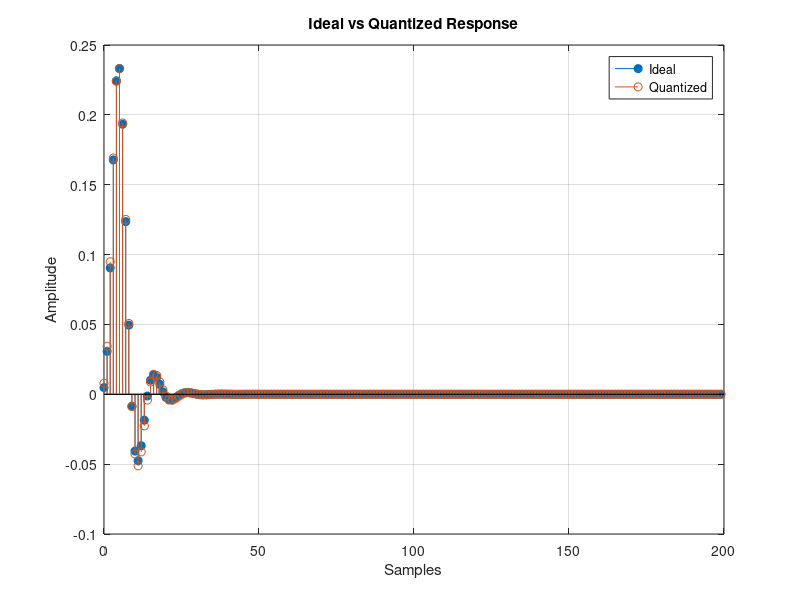
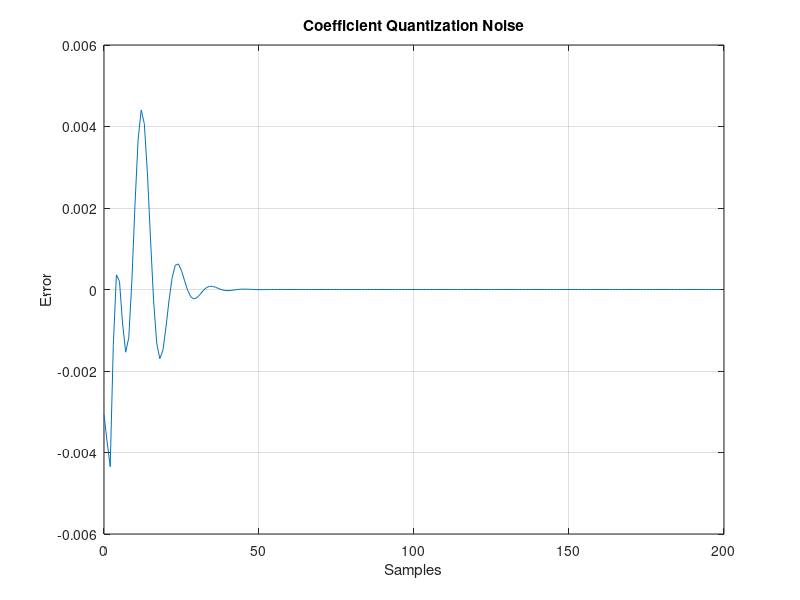
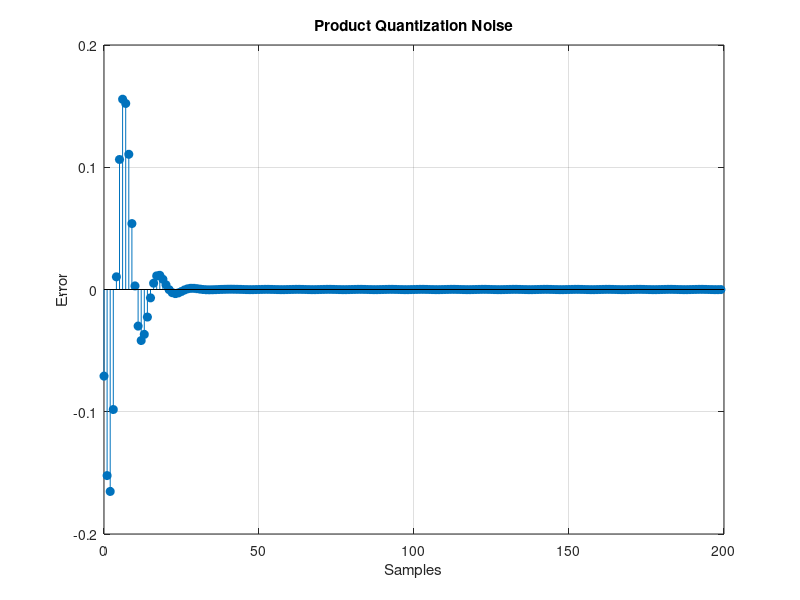
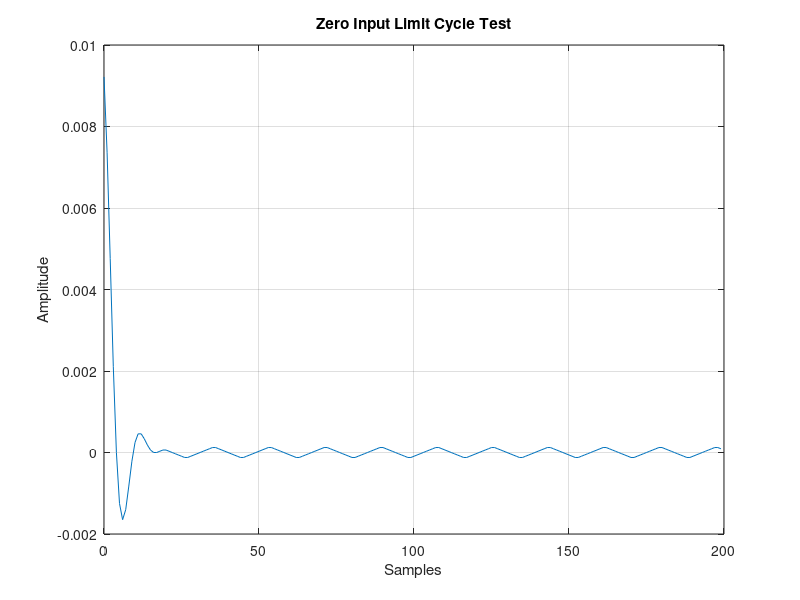

Recreate these plots in MATLAB, in order.
clc;
clear;
close all;

% INPUT PARAMETERS
b = [0.0048 0.0193 0.0289 0.0193 0.0048];
a = [1 -2.3695 2.3140 -1.0547 0.1874];

Bc = 8;
Bp = 16;
N = 200;

x = [1 zeros(1,N-1)];

% COEFFICIENT QUANTIZATION
S = 2^(Bc-1)-1;

bq = round(b*S)/S;
aq = round(a*S)/S;

% IDEAL AND QUANTIZED OUTPUTS
y_ideal = filter(b,a,x);
y_coeff = filter(bq,aq,x);

e_coeff = y_ideal-y_coeff;

MaxCoeffError = max(abs(e_coeff));
SQNR_coeff = 10*log10(sum(y_ideal.^2)/ ...
    max(sum(e_coeff.^2),eps));

% PRODUCT QUANTIZATION
Sp = 2^(Bp-1)-1;

y_prod = zeros(1,N);
v = zeros(1,4);

for n = 1:N
    p = bq*x(n);
    fb = -aq(2:5).*v;
    p = round([p fb]*Sp)/Sp;
    y_prod(n) = sum(p);
    v = [y_prod(n) v(1:3)];
end

e_prod = y_coeff-y_prod;

MaxProdError = max(abs(e_prod));
SQNR_prod = 10*log10(sum(y_coeff.^2)/ ...
    max(sum(e_prod.^2),eps));

% ZERO INPUT LIMIT CYCLE TEST
state = [0.01 0.01 0.01 0.01];
y_zero = zeros(1,N);

for n = 1:N
    acc = -aq(2:5)*state.';
    y_zero(n) = round(acc*Sp)/Sp;
    state = [y_zero(n) state(1:3)];
end

LimitAmplitude = max(abs(y_zero));
LimitSamples = find(abs(y_zero)>1e-12);

% OVERFLOW AND SATURATION TEST
xo = 1.2*ones(1,N);

y_over = filter(bq,aq,xo);
y_sat = min(max(y_over,-1),1);

OverflowCount = sum(abs(y_over)>1);
MaxOverflow = max(abs(y_over));

% DISPLAY RESULTS
fprintf('\nQUANTIZATION RESULTS\n');
fprintf('Coefficient error = %.6e\n',MaxCoeffError);
fprintf('Coefficient SQNR = %.2f dB\n',SQNR_coeff);
fprintf('Product error = %.6e\n',MaxProdError);
fprintf('Product SQNR = %.2f dB\n',SQNR_prod);
fprintf('Zero input amplitude = %.6e\n',LimitAmplitude);
fprintf('Limit cycle samples = %d\n',length(LimitSamples));
fprintf('Overflow samples = %d\n',OverflowCount);
fprintf('Maximum overflow = %.6e\n',MaxOverflow);

% DISPLAY COEFFICIENTS
disp('Original numerator coefficients:');
disp(b);

disp('Quantized numerator coefficients:');
disp(bq);

disp('Original denominator coefficients:');
disp(a);

disp('Quantized denominator coefficients:');
disp(aq);

% PLOT 1: IDEAL AND QUANTIZED RESPONSE
figure;
stem(0:N-1,y_ideal,'filled');
hold on;
stem(0:N-1,y_coeff);
grid on;
xlabel('Samples');
ylabel('Amplitude');
title('Ideal vs Quantized Response');
legend('Ideal','Quantized');

% PLOT 2: COEFFICIENT QUANTIZATION ERROR
figure;
plot(0:N-1,e_coeff);
grid on;
xlabel('Samples');
ylabel('Error');
title('Coefficient Quantization Noise');

% PLOT 3: PRODUCT QUANTIZATION ERROR
figure;
stem(0:N-1,e_prod,'filled');
grid on;
xlabel('Samples');
ylabel('Error');
title('Product Quantization Noise');

% PLOT 4: ZERO INPUT TEST
figure;
plot(0:N-1,y_zero);
grid on;
xlabel('Samples');
ylabel('Amplitude');
title('Zero Input Limit Cycle Test');

% PLOT 5: OVERFLOW TEST
figure;
plot(0:N-1,y_over);
hold on;
plot(0:N-1,y_sat,'--');
grid on;
xlabel('Samples');
ylabel('Amplitude');
title('Overflow and Saturation Test');
legend('Without Saturation','With Saturation');

% PLOT 6: IDEAL POLE ZERO PLOT
figure;
zplane(b,a);
grid on;
title('Ideal Filter Pole Zero Plot');

% PLOT 7: QUANTIZED POLE ZERO PLOT
figure;
zplane(bq,aq);
grid on;
title('Quantized Filter Pole Zero Plot');
